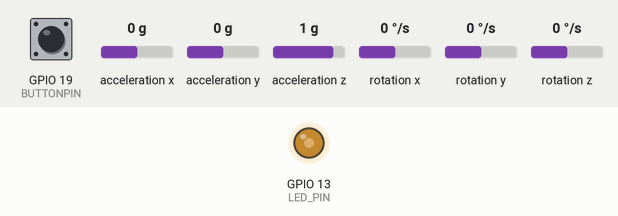
Bench run of a sketch on a simulated ESP32. Shown: output pins drawn as LEDs (lit = HIGH). The inputs (shaded band) are chosen by the test bench; at power-on: acceleration z 1 g, GPIO 19 (BUTTONPIN) HIGH, acceleration x 0 g, acceleration y 0 g, rotation x 0 °/s, rotation y 0 °/s, rotation z 0 °/s. USB keyboard and mouse output is not drawn; what the sketch prints to the serial monitor is not drawn.

Above: at 1.2 s.
1.3 s: acceleration z set to -0.5 g
4.3 s: acceleration z set to -0.8 g
At 5.5 s:
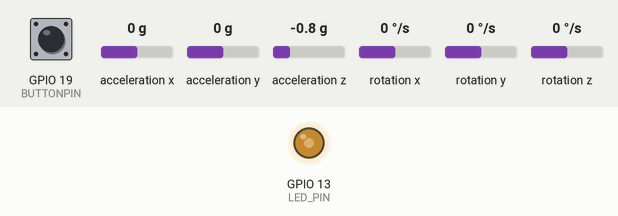
5.8 s: GPIO 19 (BUTTONPIN) pulled LOW for 0.15 s
7.4 s: acceleration z set to 0.8 g
10.4 s: acceleration x set to -1.4 g
At 11.2 s:
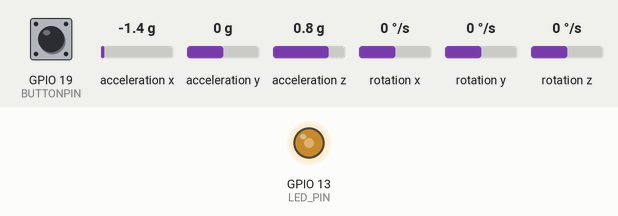
11.9 s: acceleration x set to 0 g
Timing chart, 0 to 15.9 s (numbered marks = the images above; inputs shaded):
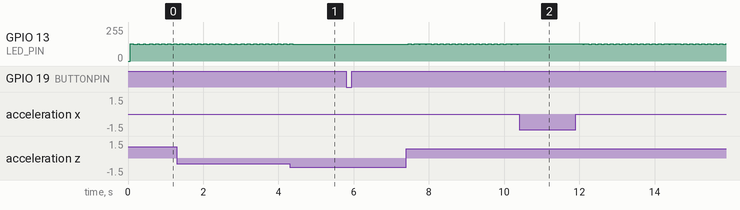

Measured:
- after the input at 4.3 s, GPIO 13 (LED_PIN): goes on until 4.4 s, then stays 125/255
- after the input at 10.4 s, GPIO 13 (LED_PIN): stops changing and stays 130/255

The sketch:

MPU6050_one.ino
```cpp
#include "I2Cdev.h"
#include "MPU6050.h"
#include <BleGamepad.h>

#if I2CDEV_IMPLEMENTATION == I2CDEV_ARDUINO_WIRE
#include "Wire.h"
#endif

MPU6050 accelgyro;
int16_t ax, ay, az;
int16_t gx, gy, gz;
int16_t mex = 0;
int16_t mey = 0;
int16_t mez = 0;

int16_t mix = 0;
int16_t miy = 0;
int16_t miz = 0;
#define BUTTONPIN 19

BleGamepad bleGamepad("ShakeIT One", "MakerAustria", 100);
BleGamepadConfiguration bleGamepadConfig;
#define numOfButtons 1
#define numOfHatSwitches 0
#define enableX true
#define enableY true
#define enableZ true
#define enableRX false
#define enableRY false
#define enableRZ false
#define enableSlider1 false
#define enableSlider2 false
#define enableRudder false
#define enableThrottle false
#define enableAccelerator false
#define enableBrake false
#define enableSteering false

#define OUTPUT_READABLE_ACCELGYRO
#define LED_PIN 13
bool blinkState = false;
int previousButton1State = HIGH;
void setup()
{
    pinMode(BUTTONPIN, INPUT_PULLUP);
    bleGamepadConfig.setAutoReport(true);
    bleGamepadConfig.setControllerType(CONTROLLER_TYPE_GAMEPAD);
    bleGamepadConfig.setButtonCount(numOfButtons);
    bleGamepadConfig.setWhichAxes(enableX, enableY, enableZ, enableRX, enableRY, enableRZ, enableSlider1, enableSlider2);
    bleGamepadConfig.setWhichSimulationControls(enableRudder, enableThrottle, enableAccelerator, enableBrake, enableSteering);
    bleGamepadConfig.setHatSwitchCount(numOfHatSwitches);
    bleGamepadConfig.setAxesMin(0x8001); // -32767 --> int16_t - 16 bit signed integer - Can be in decimal or hexadecimal
    bleGamepadConfig.setAxesMax(0x7FFF); // 32767 --> int16_t - 16 bit signed integer - Can be in decimal or hexadecimal
    bleGamepad.begin(&bleGamepadConfig); // Begin gamepad with configuration options
    bleGamepad.setX(0);
    bleGamepad.setY(0);
    bleGamepad.setZ(0);
    bleGamepad.setRX(0);
    bleGamepad.setRY(0);
    bleGamepad.setRZ(0);

// join I2C bus (I2Cdev library doesn't do this automatically)
#if I2CDEV_IMPLEMENTATION == I2CDEV_ARDUINO_WIRE
    Wire.begin();
#elif I2CDEV_IMPLEMENTATION == I2CDEV_BUILTIN_FASTWIRE
    Fastwire::setup(400, true);
#endif

    Serial.begin(115200);

    // initialize device
    Serial.println("Initializing I2C devices...");
    accelgyro.initialize();

    // verify connection
    Serial.println("Testing device connections...");
    Serial.println(accelgyro.testConnection() ? "MPU6050 connection successful" : "MPU6050 connection failed");

    // use the code below to change accel/gyro offset values

    Serial.println("Updating internal sensor offsets...");
    // -76	-2359	1688	0	0	0
    Serial.print(accelgyro.getXAccelOffset());
    Serial.print("\t"); // -76
    Serial.print(accelgyro.getYAccelOffset());
    Serial.print("\t"); // -2359
    Serial.print(accelgyro.getZAccelOffset());
    Serial.print("\t"); // 1688
    Serial.print("\n");

    accelgyro.setXAccelOffset(-3023);
    accelgyro.setYAccelOffset(-1601);
    accelgyro.setZAccelOffset(800);

    accelgyro.setXGyroOffset(220);
    accelgyro.setYGyroOffset(76);
    accelgyro.setZGyroOffset(-85);


    Serial.print(accelgyro.getXAccelOffset());
    Serial.print("\t"); // -76
    Serial.print(accelgyro.getYAccelOffset());
    Serial.print("\t"); // -2359
    Serial.print(accelgyro.getZAccelOffset());
    Serial.print("\t"); // 1688
    Serial.print(accelgyro.getXGyroOffset());
    Serial.print("\t"); // 0
    Serial.print(accelgyro.getYGyroOffset());
    Serial.print("\t"); // 0
    Serial.print(accelgyro.getZGyroOffset());
    Serial.print("\t"); // 0
    Serial.print("\n");

    // configure Arduino LED pin for output
    pinMode(LED_PIN, OUTPUT);
}

void loop()
{
    accelgyro.getAcceleration(&ax, &ay, &az);
    //accelgyro.getRotation(&gx, &gy, &gz);

    Serial.print(ax);
    Serial.print("\t");
    Serial.print(ay);
    Serial.print("\t");
    Serial.print(az);
    Serial.print("\t");

    /*Serial.print(gx);
    Serial.print("\t");
    Serial.print(gy);
    Serial.print("\t");
    Serial.print(gz);
    Serial.print("\t");

    Serial.print(35000);
    Serial.print("\t");
    Serial.print(-35000);
    Serial.print("\t");*/

    Serial.println();
    if (bleGamepad.isConnected())
    {
        int adjustedValueX = map(ax, -35000, 35000, -32767, 32767);
        bleGamepad.setX(adjustedValueX);
        int adjustedValueY = map(ay, -35000, 35000, -32767, 32767);
        bleGamepad.setY(adjustedValueY);
        int adjustedValueZ = map(az, -35000, 35000, -32767, 32767);
        bleGamepad.setZ(adjustedValueZ);
        /*int adjustedValueRX = map(gx, -1024, 1024, -32767, 32767);
        bleGamepad.setRX(adjustedValueRX);
        int adjustedValueRY = map(gy, -1024, 1024, -32767, 32767);
        bleGamepad.setRY(adjustedValueRY);
        int adjustedValueRZ = map(gz, -1024, 1024, -32767, 32767);
        bleGamepad.setRZ(adjustedValueRZ);*/

        int currentButton1State = digitalRead(BUTTONPIN);
        if (currentButton1State != previousButton1State)
        {
            if (currentButton1State == LOW)
            {
                bleGamepad.press(BUTTON_1);
                Serial.println("press");
            }
            else
            {
                bleGamepad.release(BUTTON_1);
                Serial.println("release");
            }
        }
        previousButton1State = currentButton1State;
    }
    // blink LED to indicate activity
    blinkState = !blinkState;
    digitalWrite(LED_PIN, blinkState);
}
```
